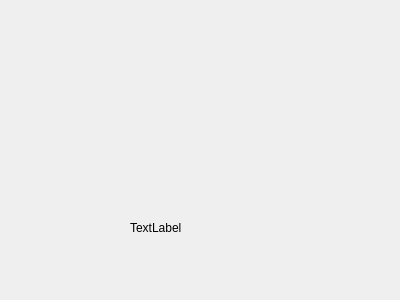
<?xml version="1.0" encoding="UTF-8"?>
<ui version="4.0">
 <class>Form3</class>
 <widget class="QDialog" name="Form3">
  <property name="geometry">
   <rect>
    <x>0</x>
    <y>0</y>
    <width>400</width>
    <height>300</height>
   </rect>
  </property>
  <property name="windowTitle">
   <string>Dialog</string>
  </property>
  <widget class="QLabel" name="label">
   <property name="geometry">
    <rect>
     <x>130</x>
     <y>220</y>
     <width>58</width>
     <height>16</height>
    </rect>
   </property>
   <property name="text">
    <string>TextLabel</string>
   </property>
  </widget>
 </widget>
 <resources/>
 <connections/>
</ui>
